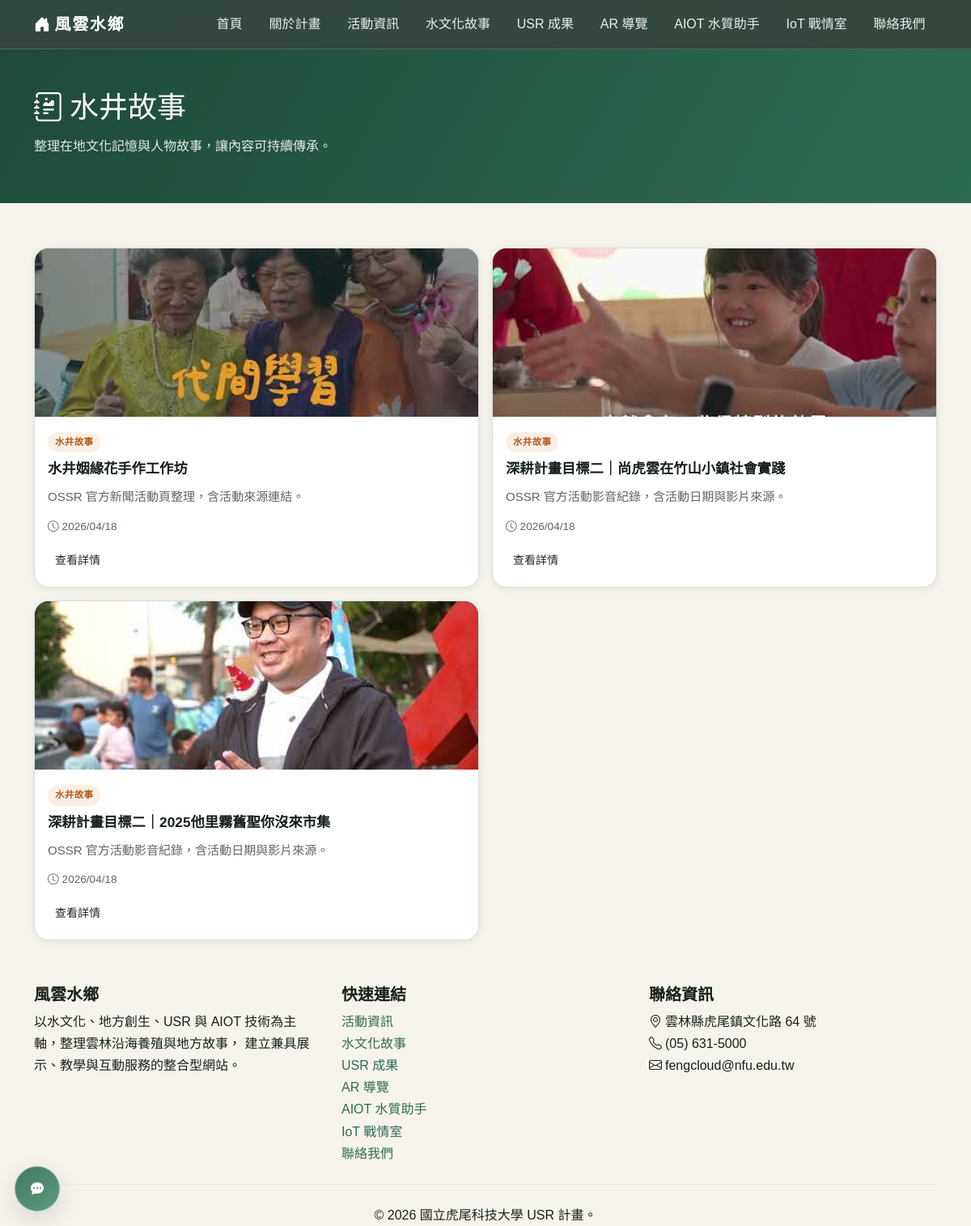
Screenshot of /stories/ with the database file from the repository.
### core/models.py (models this page shows, shortened)
class StoryPost(models.Model):
    CATEGORY_CHOICES = [
        ("water_story", "水井故事"),
        ("usr", "USR 成果"),
        ("experience", "體驗活動"),
        ("aiot", "智慧應用"),
    ]
    title = models.CharField("標題", max_length=200)
    slug = models.SlugField("網址代稱", unique=True, allow_unicode=True)
    summary = models.CharField("摘要", max_length=300)
    content = models.TextField("內容")
    image = models.ImageField("圖片", upload_to="stories/", blank=True)
    category = models.CharField("分類", max_length=20, choices=CATEGORY_CHOICES)
    is_featured = models.BooleanField("精選", default=False)
    created_at = models.DateTimeField("建立時間", auto_now_add=True)
    updated_at = models.DateTimeField("更新時間", auto_now=True)
    class Meta:
        ordering = ["-created_at"]
        verbose_name = "故事文章"
        verbose_name_plural = "故事文章"
    def get_absolute_url(self):
        return reverse("story_detail", kwargs={"slug": self.slug})

### core/views.py (the view)
# urls.py: path("stories/", views.stories_view, name="stories"),
def stories_view(request):
    stories = _stories_with_image_first(StoryPost.objects.filter(category="water_story"))
    return render(request, "core/stories.html", {"stories": stories})

### core/views.py (called while the page is built)
def _stories_with_image_first(queryset):
    return queryset.annotate(
        has_image=Case(
            When(image="", then=Value(0)),
            default=Value(1),
            output_field=IntegerField(),
        )
    ).order_by("-has_image", "-created_at")

### core/templates/core/stories.html (shortened to what this page needs)
{% extends "core/base.html" %}
{% block content %}
<section class="page-hero">
  <div class="container">
    <h1><i class="bi bi-journal-richtext me-2"></i>水井故事</h1>
    <p>整理在地文化記憶與人物故事，讓內容可持續傳承。</p>
  </div>
</section>
<section class="section-block">
  <div class="container">
    {% if stories %}
    <div class="story-grid">
      {% for story in stories %}
      <article class="entry-card">
        {% if story.image %}
        <div class="entry-card__img-wrap">
          <img src="{{ story.image.url }}" alt="{{ story.title }}">
        </div>
        {% endif %}
        <div class="entry-card__body">
          <span class="badge-soft badge-soft--accent">{{ story.get_category_display }}</span>
          <h3 class="entry-card__title">{{ story.title }}</h3>
          <p class="entry-card__summary">{{ story.summary }}</p>
          <div class="entry-card__meta">
            <span><i class="bi bi-clock me-1"></i>{{ story.created_at|date:"Y/m/d" }}</span>
          </div>
          <div class="entry-card__actions">
            <a href="{{ story.get_absolute_url }}" class="btn btn-brand btn-sm">查看詳情</a>
          </div>
        </div>
      </article>
      {% endfor %}
    </div>
    {% else %}
    <div class="empty-state surface-card">目前尚無故事資料。</div>
    {% endif %}
  </div>
</section>
{% endblock %}

### static/css/style.css (style rules this page uses)
:root { --bg: #f6f3ed; --surface: #ffffff; --surface-soft: #f8faf7; --text: #17201b; --muted: #5d6762; --line: #d8e0dc; --brand-900: #1f4a39; --brand-700: #2e6b53; --brand-500: #3d8b6a; --brand-300: #9ec4b3; --accent-700: #b35b1e; --accent-500: #d77a30; --accent-100: #fde8d8; --shadow-sm: 0 2px 10px rgba(16, 26, 22, 0.08); --shadow-md: 0 10px 28px rgba(16, 26, 22, 0.12); --radius-sm: 10px; --radius-md: 18px; --radius-lg: 26px; }
*, *::before, *::after { box-sizing: border-box; }
html, body { margin: 0; padding: 0; overflow-x: hidden; }
body { font-family: "Noto Sans TC", sans-serif; color: var(--text); background: radial-gradient(1200px 500px at 8% -5%, rgba(61, 139, 106, 0.16), transparent 60%), radial-gradient(1000px 380px at 96% 0%, rgba(215, 122, 48, 0.12), transparent 58%), var(--bg); line-height: 1.7; }
img { max-width: 100%; }
a { color: var(--brand-700); text-decoration: none; }
.section-block { padding: 3.4rem 0; }
.page-hero { background: linear-gradient(120deg, var(--brand-900), var(--brand-700)); color: #fff; padding: 3.2rem 0 2.6rem; }
.page-hero h1 { margin: 0; font-family: "Noto Serif TC", serif; font-size: clamp(1.8rem, 3vw, 2.4rem); }
.page-hero p { margin-top: 0.7rem; opacity: 0.88; }
.badge-soft { display: inline-flex; align-items: center; gap: 0.35rem; border-radius: 999px; padding: 0.2rem 0.64rem; font-size: 0.76rem; font-weight: 700; }
.badge-soft--accent { background: var(--accent-100); color: var(--accent-700); }
.news-grid, .story-grid, .usr-grid { display: grid; gap: 1rem; }
.story-grid { grid-template-columns: repeat(3, minmax(0, 1fr)); }
.entry-card { background: var(--surface); border: 1px solid var(--line); border-radius: var(--radius-md); overflow: hidden; box-shadow: var(--shadow-sm); transition: transform 0.2s ease, box-shadow 0.2s ease; height: 100%; }
.entry-card__img-wrap { height: 208px; background: linear-gradient(140deg, var(--brand-700), var(--brand-500)); }
.entry-card__img-wrap img { width: 100%; height: 100%; object-fit: cover; display: block; }
.entry-card__body { padding: 1rem 1rem 1.05rem; }
.entry-card__title { margin: 0.5rem 0 0.55rem; font-size: 1.08rem; font-weight: 800; line-height: 1.45; color: var(--text); overflow-wrap: anywhere; word-break: break-word; }
.entry-card__summary { margin: 0; color: var(--muted); font-size: 0.94rem; overflow-wrap: anywhere; word-break: break-word; }
.entry-card__meta { display: flex; align-items: center; gap: 0.7rem; margin-top: 0.75rem; color: var(--muted); font-size: 0.85rem; }
.entry-card__actions { margin-top: 0.95rem; }
.badge-soft { display:inline-flex; align-items:center; border-radius:999px; padding:0.2rem 0.56rem; font-size:0.72rem; font-weight:700; letter-spacing:0.03em; }
.badge-soft--accent { background:rgba(215,122,48,0.12); color:var(--accent-700); }
@media (max-width: 1200px) { .news-grid, .story-grid, .usr-grid, .insight-grid { grid-template-columns: repeat(2, minmax(0, 1fr)); } }

### rows the page displays
StoryPost: image (picture), category "水井故事", title "水井姻緣花手作工作坊", summary "OSSR 官方新聞活動頁整理，含活動來源連結。", created_at "2026/04/18"
StoryPost: image (picture), category "水井故事", title "深耕計畫目標二｜尚虎雲在竹山小鎮社會實踐", summary "OSSR 官方活動影音紀錄，含活動日期與影片來源。", created_at "2026/04/18"
StoryPost: image (picture), category "水井故事", title "深耕計畫目標二｜2025他里霧舊聖你沒來市集", summary "OSSR 官方活動影音紀錄，含活動日期與影片來源。", created_at "2026/04/18"
